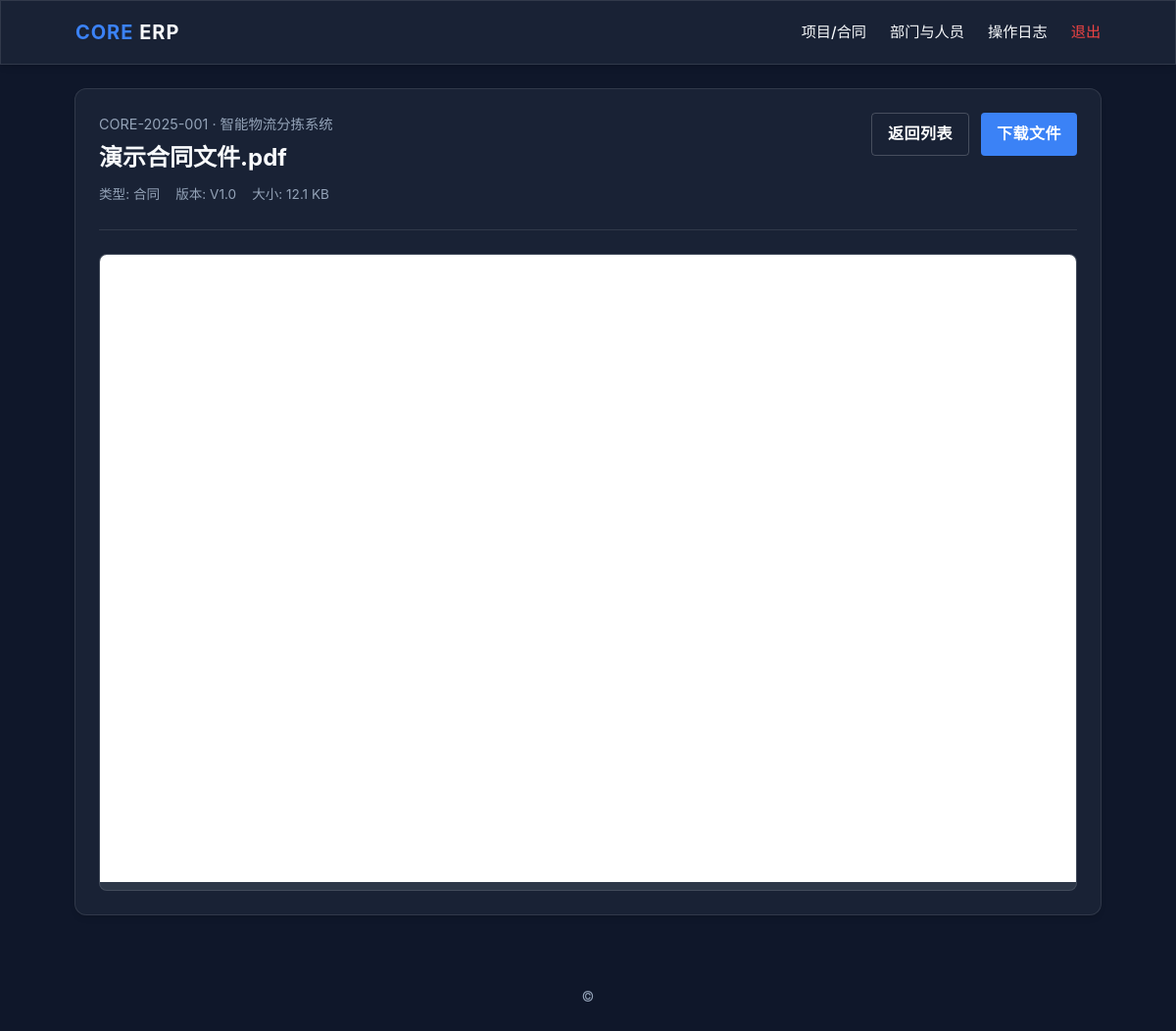
The page /contracts/1/files/23/preview (signed in) on the database its author committed.
### core/models.py (models this page shows)
class Contract(db.Model):
    __tablename__ = 'contracts'
    id = db.Column(db.Integer, primary_key=True)
    company_id = db.Column(db.Integer, db.ForeignKey('companies.id'), nullable=False)
    company = db.relationship('Company', back_populates='contracts')
    project_code = db.Column(db.String(50), nullable=False, unique=True)
    contract_number = db.Column(db.String(50), nullable=False)
    name = db.Column(db.String(200), nullable=False)
    planned_delivery_date = db.Column(db.Date, nullable=True)
    client_manager = db.Column(db.String(100))
    client_contact = db.Column(db.String(200))
    our_manager = db.Column(db.String(100))
    status = db.Column(db.String(50), default='新建')
    status_note = db.Column(db.String(500), nullable=True)  # 手工状态备注
    created_at = db.Column(db.DateTime, default=datetime.utcnow)
    created_by_id = db.Column(db.Integer, db.ForeignKey('users.id'))
    created_by = db.relationship('User', backref='contracts')

class ProjectFile(db.Model):
    __tablename__ = 'project_files'
    id = db.Column(db.Integer, primary_key=True)
    contract_id = db.Column(db.Integer, db.ForeignKey('contracts.id'), nullable=False)
    uploader_id = db.Column(db.Integer, db.ForeignKey('users.id'), nullable=False)
    file_type = db.Column(db.String(50), nullable=False)
    version = db.Column(db.String(20))
    author = db.Column(db.String(100))
    original_filename = db.Column(db.String(255), nullable=False)
    stored_filename = db.Column(db.String(255), nullable=False)
    content_type = db.Column(db.String(100))
    file_size = db.Column(db.Integer)
    is_public = db.Column(db.Boolean, default=False)
    owner_role = db.Column(db.String(50))
    is_deleted = db.Column(db.Boolean, default=False)
    created_at = db.Column(db.DateTime, default=datetime.utcnow)
    updated_at = db.Column(db.DateTime, default=datetime.utcnow, onupdate=datetime.utcnow)
    contract = db.relationship('Contract', backref='files')
    uploader = db.relationship('User', backref='uploaded_files')

### core/contracts.py (the view)
@contracts_bp.route('/<int:contract_id>/files/<int:file_id>/preview')
@login_required
def preview_file(contract_id, file_id):
    user_id = session.get('user_id')
    user = User.query.get(user_id) if user_id else None
    contract = Contract.query.get_or_404(contract_id)
    pf = ProjectFile.query.filter_by(
        id=file_id,
        contract_id=contract.id,
        is_deleted=False
    ).first_or_404()
    role = normalize_role(user.role) if user and user.role else ''
    if role in ('admin', 'boss', 'software_engineer'):
        pass
    elif role == 'customer':
        if not (pf.is_public and pf.file_type in ('contract', 'tech')):
            flash('你没有权限预览此文件')
            return redirect(url_for('contracts.manage_files', contract_id=contract.id))
    filename_for_ext = pf.original_filename or pf.stored_filename or ""
    ext = filename_for_ext.rsplit('.', 1)[1].lower() if '.' in filename_for_ext else ''
    image_exts = ['png', 'jpg', 'jpeg', 'gif', 'bmp', 'webp']
    office_exts = ['doc', 'docx', 'xls', 'xlsx', 'ppt', 'pptx']
    cad_exts = ['dwg', 'dxf', 'sldprt', 'sldasm', 'slddrw']
    is_pdf = (ext == 'pdf')
    is_image = (ext in image_exts)
    is_office = (ext in office_exts)
    is_cad = (ext in cad_exts)
    raw_url = url_for(
        'contracts.preview_file_raw',
        contract_id=contract.id,
        file_id=pf.id,
    )
    preview_pdf_url = None
    if is_office:
        preview_pdf_url = url_for(
            'contracts.preview_converted_file_raw',
            contract_id=contract.id,
            file_id=pf.id,
        )
    return render_template(
        'contracts/file_preview.html',
        contract=contract,
        file=pf,
        raw_url=raw_url,
        is_pdf=is_pdf,
        is_image=is_image,
        is_office=is_office,
        is_cad=is_cad,
        preview_pdf_url=preview_pdf_url,
    )

### core/contracts.py (called while the page is built)
def normalize_role(role: str) -> str:
    r = (role or "").strip().lower()
    r = r.replace(" ", "_")  # software engineer -> software_engineer
    mapping = {
        "软件工程师": "software_engineer",
        "管理员": "admin",
        "老板": "boss",
        "客户": "customer",
        "销售": "sales",
        "电气工程师": 'electrical_engineer',
        "机械工程师": 'mechanical_engineer',
    }
    return mapping.get(r, r)

def login_required(view):
    @wraps(view)
    def wrapped_view(**kwargs):
        if 'user_id' not in session:
            flash('请先登录')
            return redirect(url_for('auth.login'))
        return view(**kwargs)
    return wrapped_view

### core/services/common_utils.py (called while the page is built)
    def get_runtime_headers(self):
        payload = f"Powered by {self._sys_id}".encode()
        encoded_sig = base64.b64encode(payload).decode()
        return {
            "X-Runtime-ID": self._env_hash,                # Formerly X-System-Integrity
            "X-Content-Hash": encoded_sig                  # Formerly X-Engine-Signature
        }

    def inject_runtime_metadata(self, context=None):
        if context is None:
            context = {}
        context['__build_ref__'] = f"bld-{self._env_hash}"
        context['__maintainer_ref__'] = self._sys_id
        return context

### core/templates/contracts/file_preview.html (shortened to what this page needs)
{% extends 'base.html' %}
{% block content %}
<div class="glass-panel" style="padding: 24px; border-radius: 12px; margin-bottom: 24px;">
    <div style="display: flex; justify-content: space-between; align-items: flex-start; margin-bottom: 24px;">
        <div>
            <div style="font-size: 0.9rem; color: var(--color-text-sub);">
                {{ contract.project_code }} · {{ contract.name }}
            </div>
            <h2 style="margin: 4px 0 0 0; font-size: 1.5rem; font-weight: 700;">{{ file.original_filename }}</h2>
            <div style="margin-top: 8px; display: flex; gap: 16px; font-size: 0.85rem; color: var(--color-text-sub);">
                <span>类型:
                    {% if file.file_type == 'contract' %}合同
                    {% elif file.file_type == 'tech' %}技术文档
                    {% elif file.file_type == 'drawing' %}图纸
                    {% else %}其它{% endif %}
                </span>
                <span>版本: {{ file.version }}</span>
                <span>大小: {{ human_filesize(file.file_size) }}</span>
            </div>
        </div>
        <div style="display: flex; gap: 12px;">
            <a href="{{ url_for('contracts.manage_files', contract_id=contract.id) }}" class="btn-industrial" style="background: transparent; border: 1px solid rgba(255,255,255,0.2);">返回列表</a>
            <a href="{{ url_for('contracts.download_file', contract_id=contract.id, file_id=file.id) }}" class="btn-industrial">下载文件</a>
        </div>
    </div>
    <div style="border-top: 1px solid rgba(255,255,255,0.1); padding-top: 24px;">
        {% if is_pdf %}
            <div style="background: #2d3748; border-radius: 8px; overflow: hidden; border: 1px solid rgba(255,255,255,0.1);">
                <iframe src="{{ raw_url }}" style="width:100%; height:80vh; border:none;"></iframe>
            </div>
        {% endif %}
    </div>
</div>
{% endblock %}

### core/static/css/theme.css (style rules this page uses)
:root { --color-bg-deep: #0f172a; --color-surface: #1e293b; --color-primary: #3b82f6; --color-accent: #10b981; --color-warning: #f59e0b; --color-danger: #ef4444; --color-text-main: #f8fafc; --color-text-sub: #94a3b8; --spacing-unit: 8px; --border-radius-card: 12px; --glass-blur: 12px; }
*, *::before, *::after { box-sizing: border-box; }
body { background-color: var(--color-bg-deep); color: var(--color-text-main); color-scheme: dark; font-family: "Inter", system-ui, -apple-system, BlinkMacSystemFont, "Segoe UI", Roboto, Helvetica, Arial, sans-serif; margin: 0; padding: 0; line-height: 1.6; -webkit-font-smoothing: antialiased; min-height: 100vh; display: flex; flex-direction: column; }

### core/static/css/components.css (style rules this page uses)
.glass-panel { backdrop-filter: blur(var(--glass-blur)); -webkit-backdrop-filter: blur(var(--glass-blur)); background: rgba(30, 41, 59, 0.7); border: 1px solid rgba(255, 255, 255, 0.1); box-shadow: 0 4px 6px -1px rgba(0, 0, 0, 0.1), 0 2px 4px -1px rgba(0, 0, 0, 0.06); }
.btn-industrial { background-color: var(--color-primary); color: #fff; padding: var(--spacing-unit) calc(var(--spacing-unit) * 2); border-radius: 4px; border: none; font-weight: 600; cursor: pointer; transition: all 0.2s ease; text-transform: uppercase; letter-spacing: 0.5px; display: inline-flex; align-items: center; justify-content: center; text-decoration: none; }

### rows shown on the page
Contract: project_code "CORE-2025-001", name "智能物流分拣系统"
ProjectFile: original_filename "演示合同文件.pdf", version "V1.0", file_size "12.1 KB"
